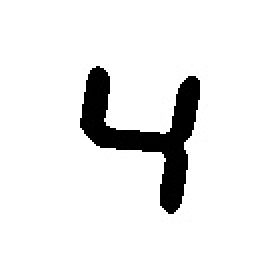
//> input picture test_data/43.jpg, 128 x 128 px, given in place of 01.png, which was not available (shown 2 times larger)
$ ./svm3   (built with g++ and OpenCV 4)
//> lines starting //> are read from the running program, lines starting //| are printed output that depends on the picture; after the words box and inside, x2 and y2 are one past the last pixel; in counts of white or black regions, pixels touching at a corner belong together; pictures that were not available may be replaced by others from this repository, and a replacement may not be noted
#include <iostream>
#include <opencv2/opencv.hpp>

using namespace std;

using namespace cv;
using namespace cv::ml;

Mat train_data;
Mat train_classes;
Mat test_data; // background must be white

void set_test_data(Mat &src);
void get_train_data();
void preprocess(Mat &src);
void preprocess2(Mat &src);
void preprocess3(Mat &src);

int main(){
	Ptr<SVM> svm = SVM::create();
    svm->setType(SVM::C_SVC);
 	svm->setKernel(SVM::LINEAR);
	svm->setTermCriteria(TermCriteria(TermCriteria::MAX_ITER, 100, 1e-6));

	get_train_data();

	train_data.convertTo(train_data, CV_32F);
	train_classes.convertTo(train_classes, CV_32S);

	svm->train(train_data, ROW_SAMPLE, train_classes);

	// [31 lines of commented-out code are left out]
	Mat src = imread("./test_data/74.jpg", 0);
	//Mat src = imread("./test_data/75.png", 0);
	if(!src.data){
		perror("read image failed\n");
	}
	src = src < 100;
	set_test_data(src);

	test_data = src.reshape(0, 1);
	test_data.convertTo(test_data, CV_32F);

	auto r = svm->predict(test_data);
	cout << "result: "<< r << endl;

	waitKey(0);
	return 0;
}

// [7 lines left out: function set_test_data, not called in this run]

void get_train_data(){
	char path[255] = "./train_data";
	for(int i = 0; i <= 9; ++i){
		for(int j = 1; j <= 9; ++j){
			char file[255];
			sprintf(file, "%s/%d%d.png", path, i, j);
			Mat temp = imread(file, 0);
//> temp is the input picture: 128 rows x 128 cols, CV_8UC1; min 0, max 255, mean 232.1
			temp = temp < 100;
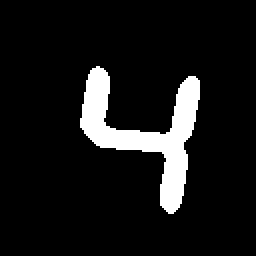
//> temp: 128 rows x 128 cols, CV_8UC1 (shown 2 times larger); 9% white; 1 white region, box (x1, y1, x2, y2) and area: (40, 33, 100, 107) 1473
			preprocess(temp);
			preprocess2(temp);
			temp = temp.reshape(0, 1);
			temp.convertTo(temp, CV_32F);
			train_data.push_back(temp);
			train_classes.push_back(i);
		}
	}
	cout << "get data OK" << endl;
}

/** input data background must be black */
void preprocess(Mat &src){
	int x_min = 0, y_min = 0, x_max = 0, y_max = 0;
	Scalar max = Scalar(src.cols * 255);
//> max = Scalar(32640)
	Mat data;
	// find x
	int xminFound = 0;
	for(int i = 0; i < src.cols; ++i){
		data = src.colRange(i, i + 1);
		Scalar sss = sum(data);
		if(sss.val[0] > 0){
			x_max = i;
			if(!xminFound){
				x_min = i;
				xminFound = 1;
			}
		}
	}
//> this loop made 128 passes
//> sss on passes 1 to 12: Scalar(0), Scalar(0), Scalar(0), Scalar(0), Scalar(0), Scalar(0), Scalar(0), Scalar(0), Scalar(0), Scalar(0), Scalar(0), Scalar(0)
//> after the loop, data = 128 values from 0 to 0; x_min = 40; xminFound = 1
	// find y
	int yminFound = 0;
	for(int i = 0; i < src.rows; ++i){
		data = src.rowRange(i, i + 1);
		Scalar sss = sum(data);
		if(sss.val[0] > 0){
			y_max = i;
			if(!yminFound){
				y_min = i;
				yminFound = 1;
			}
		}
	}
//> after the loop, y_min = 33; yminFound = 1
	int height = y_max - y_min;
//> height = 73
	int weight = x_max - x_min;
//> weight = 59
	if((weight < (height / 2)) && ((height / 2) < (src.cols - x_min))){
		src = src(Rect(x_min, y_min, height / 2, height));
		src = src.clone();
		resize(src, src, Size(64, 128));
	} else if((weight < (height / 2)) && ((height / 2) >= (src.cols - x_min))){
		src = src(Rect(x_min, y_min, src.cols - x_min, height));
		src = src.clone();
		resize(src, src, Size(64, 128));
	} else {
		src = src(Rect(x_min, y_min, weight, height));
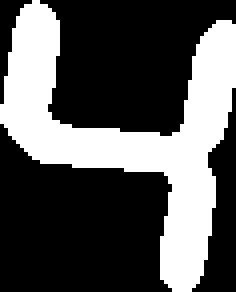
//> src: 73 rows x 59 cols, CV_8UC1 (shown 4 times larger); 33.9% white; 1 white region, box (x1, y1, x2, y2) and area: (0, 0, 59, 73) 1460
		src = src.clone();
		resize(src, src, Size(64, 128));
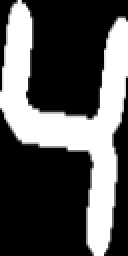
//> src: 128 rows x 64 cols, CV_8UC1 (shown 2 times larger); min 0, max 255, mean 86.4
	}
}

/** Dimensionality reduction for input-features */
void preprocess2(Mat &src){
	Scalar ss;
	for(int i = 0; i < (src.rows / 3); ++i){
		ss += sum(src.rowRange(i, i+1));
	}
//> this loop made 42 passes
//> ss on passes 1 to 12: Scalar(550), Scalar(1497), Scalar(3078), Scalar(5018), Scalar(7255), Scalar(9649), Scalar(12200), Scalar(14908), Scalar(18156), Scalar(22187), Scalar(26604), Scalar(31340)

	Scalar ss1;
	for(int i = (src.rows / 3); i < (src.rows / 3) * 2; ++i){
		ss1 += sum(src.rowRange(i, i+1));
	}
//> this loop made 42 passes
//> ss1 on passes 1 to 12: Scalar(6357), Scalar(12800), Scalar(19404), Scalar(26044), Scalar(32686), Scalar(39328), Scalar(45970), Scalar(52616), Scalar(59264), Scalar(65912), Scalar(72803), Scalar(80011)

	Scalar ss2;
	for(int i = (src.rows / 3) * 2; i < src.rows; ++i){
		ss2 += sum(src.rowRange(i, i+1));
	}
//> this loop made 44 passes
//> ss2 on passes 1 to 12: Scalar(3234), Scalar(6552), Scalar(9870), Scalar(13188), Scalar(16506), Scalar(19824), Scalar(23111), Scalar(26241), Scalar(29284), Scalar(32327), Scalar(35479), Scalar(38788)

	Mat o1 = src(Rect(0, 0, 32, 64));
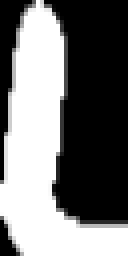
//> o1: 64 rows x 32 cols, CV_8UC1 (shown 4 times larger); min 0, max 255, mean 116.1
	Scalar ss3;
	for(int i = 0; i < o1.rows; ++i){
		ss3 += sum(o1.rowRange(i, i+1));
	}
//> this loop made 64 passes
//> ss3 on passes 1 to 12: Scalar(550), Scalar(1497), Scalar(3078), Scalar(5018), Scalar(7255), Scalar(9649), Scalar(12200), Scalar(14908), Scalar(17773), Scalar(20794), Scalar(23837), Scalar(26897)
//> after the loop, ss3 = Scalar(237739)

	Mat o2 = src(Rect(32, 0, 32, 64));
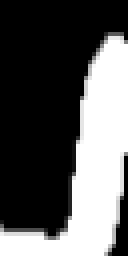
//> o2: 64 rows x 32 cols, CV_8UC1 (shown 4 times larger); min 0, max 255, mean 89.1
	Scalar ss4;
	for(int i = 0; i < o2.rows; ++i){
		ss4 += sum(o2.rowRange(i, i+1));
	}
//> this loop made 64 passes
//> ss4 on passes 1 to 12: Scalar(0), Scalar(0), Scalar(0), Scalar(0), Scalar(0), Scalar(0), Scalar(0), Scalar(0), Scalar(383), Scalar(1393), Scalar(2767), Scalar(4443)
//> after the loop, ss4 = Scalar(182436)

	Mat o3 = src(Rect(0, 64, 32, 64));
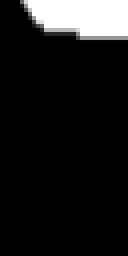
//> o3: 64 rows x 32 cols, CV_8UC1 (shown 4 times larger); min 0, max 255, mean 26.1
	Scalar ss5;
	for(int i = 0; i < o3.rows; ++i){
		ss5 += sum(o3.rowRange(i, i+1));
	}
//> this loop made 64 passes
//> ss5 on passes 1 to 12: Scalar(6697), Scalar(13237), Scalar(19620), Scalar(25846), Scalar(31916), Scalar(37791), Scalar(43353), Scalar(48136), Scalar(51657), Scalar(53504), Scalar(53541), Scalar(53541)

	Mat o4 = src(Rect(32, 64, 32, 64));
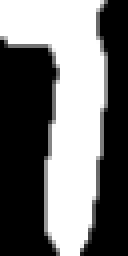
//> o4: 64 rows x 32 cols, CV_8UC1 (shown 4 times larger); min 0, max 255, mean 114.4
	Scalar ss6;
	for(int i = 0; i < o4.rows; ++i){
		ss6 += sum(o4.rowRange(i, i+1));
	}
//> this loop made 64 passes
//> ss6 on passes 1 to 12: Scalar(6697), Scalar(13237), Scalar(19620), Scalar(25846), Scalar(32072), Scalar(38297), Scalar(44522), Scalar(50748), Scalar(56974), Scalar(63141), Scalar(69230), Scalar(73775)
//> after the loop, ss6 = Scalar(234291)

	double dd[7] = {ss.val[0],  ss1.val[0], ss2.val[0],
		            ss3.val[0], ss4.val[0], ss5.val[0], ss6.val[0]};
//> dd = [217596, 355545, 134866, 237739, 182436, 53541, 234291]
	double max = dd[0];
//> max = 217596
	for(int i = 1; i < 7; ++i){
		if(dd[i] > dd[i - 1]){
			max = dd[i];
		}
	}
//> this loop made 6 passes
//> max on passes 1, 3, 6: 355545, 237739, 234291
	float arr[7][1] ={static_cast<float>(ss.val[0]  / max),
		              static_cast<float>(ss1.val[0] / max),
					  static_cast<float>(ss2.val[0] / max),
					  static_cast<float>(ss3.val[0] / max),
		              static_cast<float>(ss4.val[0] / max),
					  static_cast<float>(ss5.val[0] / max),
					  static_cast<float>(ss6.val[0] / max)} ;
	Mat out = Mat(7, 1, CV_32FC1, arr);
//> out = [0.929, 1.52, 0.576, 1.01, 0.779, 0.229, 1]
	src = out.clone();
//> src = [0.929, 1.52, 0.576, 1.01, 0.779, 0.229, 1]
//> (the run ends here: the program stops with an error, at `temp = temp < 100;`)

$ run again, on test_data/05.jpg
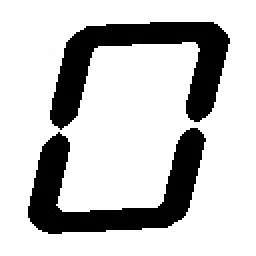
//> input picture test_data/05.jpg, 128 x 128 px, given in place of 01.png, which was not available (shown 2 times larger)
//> in get_train_data, temp is the input picture: 128 rows x 128 cols, CV_8UC1; min 0, max 255, mean 197.7
//> in get_train_data, `temp = temp < 100;`:
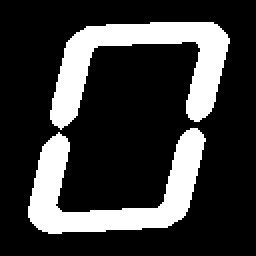
//> temp: 128 rows x 128 cols, CV_8UC1 (shown 2 times larger); 22.5% white; 2 white regions, box (x1, y1, x2, y2) and area: (25, 11, 115, 65) 1861, (14, 64, 103, 117) 1818
//> the loop in preprocess, `for(int i = 0; i < src.cols; ++i)` made 128 passes
//> sss on passes 1 to 8: Scalar(0), Scalar(0), Scalar(0), Scalar(0), Scalar(0), Scalar(0), Scalar(0), Scalar(0)
//> after the loop in preprocess, `for(int i = 0; i < src.cols; ++i)`: data = 128 values from 0 to 0; x_min = 14; xminFound = 1
//> the loop in preprocess, `for(int i = 0; i < src.rows; ++i)` made 128 passes
//> after the loop in preprocess, `for(int i = 0; i < src.rows; ++i)`: y_min = 11; yminFound = 1
//> height = 105
//> weight = 100
//> the loop in preprocess2, `for(int i = 0; i < (src.rows / 3); ++i)` made 42 passes
//> ss on passes 1 to 8: Scalar(5235), Scalar(13342), Scalar(23472), Scalar(34502), Scalar(45826), Scalar(57593), Scalar(69752), Scalar(82184)
//> the loop in preprocess2, `for(int i = (src.rows / 3); i < (src.rows / 3) * 2; ++i)` made 42 passes
//> ss1 on passes 1 to 8: Scalar(4486), Scalar(8850), Scalar(13416), Scalar(17982), Scalar(22620), Scalar(27297), Scalar(31941), Scalar(36498)
//> the loop in preprocess2, `for(int i = (src.rows / 3) * 2; i < src.rows; ++i)` made 44 passes
//> ss2 on passes 1 to 8: Scalar(4781), Scalar(9453), Scalar(14035), Scalar(18617), Scalar(23183), Scalar(27611), Scalar(32131), Scalar(36687)
//> the loop in preprocess2, `for(int i = 0; i < o1.rows; ++i)` made 64 passes
//> ss3 on passes 1 to 8: Scalar(0), Scalar(1302), Scalar(3984), Scalar(7459), Scalar(11092), Scalar(14993), Scalar(19194), Scalar(23530)
//> after the loop in preprocess2, `for(int i = 0; i < o1.rows; ++i)`: ss3 = Scalar(164448)
//> the loop in preprocess2, `for(int i = 0; i < o2.rows; ++i)` made 64 passes
//> ss4 on passes 1 to 8: Scalar(5235), Scalar(12040), Scalar(19488), Scalar(27043), Scalar(34734), Scalar(42600), Scalar(50558), Scalar(58654)
//> after the loop in preprocess2, `for(int i = 0; i < o2.rows; ++i)`: ss4 = Scalar(204299)
//> the loop in preprocess2, `for(int i = 0; i < o3.rows; ++i)` made 64 passes
//> ss5 on passes 1 to 8: Scalar(377), Scalar(555), Scalar(560), Scalar(657), Scalar(1044), Scalar(1843), Scalar(3067), Scalar(4614)
//> after the loop in preprocess2, `for(int i = 0; i < o3.rows; ++i)`: ss5 = Scalar(201758)
//> in preprocess2, `Mat o4 = src(Rect(32, 64, 32, 64));`:
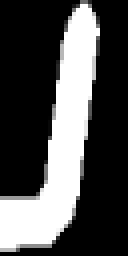
//> o4: 64 rows x 32 cols, CV_8UC1 (shown 4 times larger); min 0, max 255, mean 77.7
//> the loop in preprocess2, `for(int i = 0; i < o4.rows; ++i)` made 64 passes
//> ss6 on passes 1 to 8: Scalar(246), Scalar(965), Scalar(2106), Scalar(3535), Scalar(5236), Scalar(7094), Scalar(9073), Scalar(11213)
//> after the loop in preprocess2, `for(int i = 0; i < o4.rows; ++i)`: ss6 = Scalar(159124)
//> dd = [286558, 151097, 291974, 164448, 204299, 201758, 159124]
//> in preprocess2, `double max = dd[0];`: max = 286558
//> the loop in preprocess2, `for(int i = 1; i < 7; ++i)` made 6 passes
//> max on passes 2, 4: 291974, 204299
//> out = [1.4, 0.74, 1.43, 0.805, 1, 0.988, 0.779]
